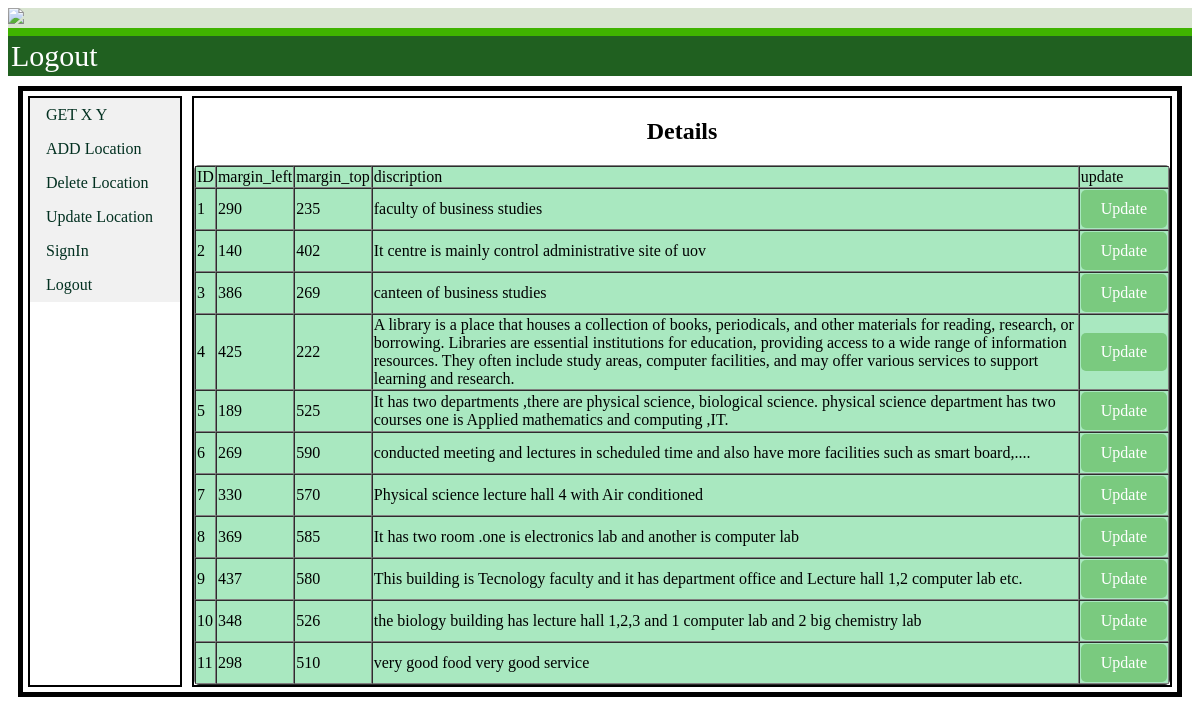
Before: /dashboard.php?content=showtableupdate.php with the older database file.
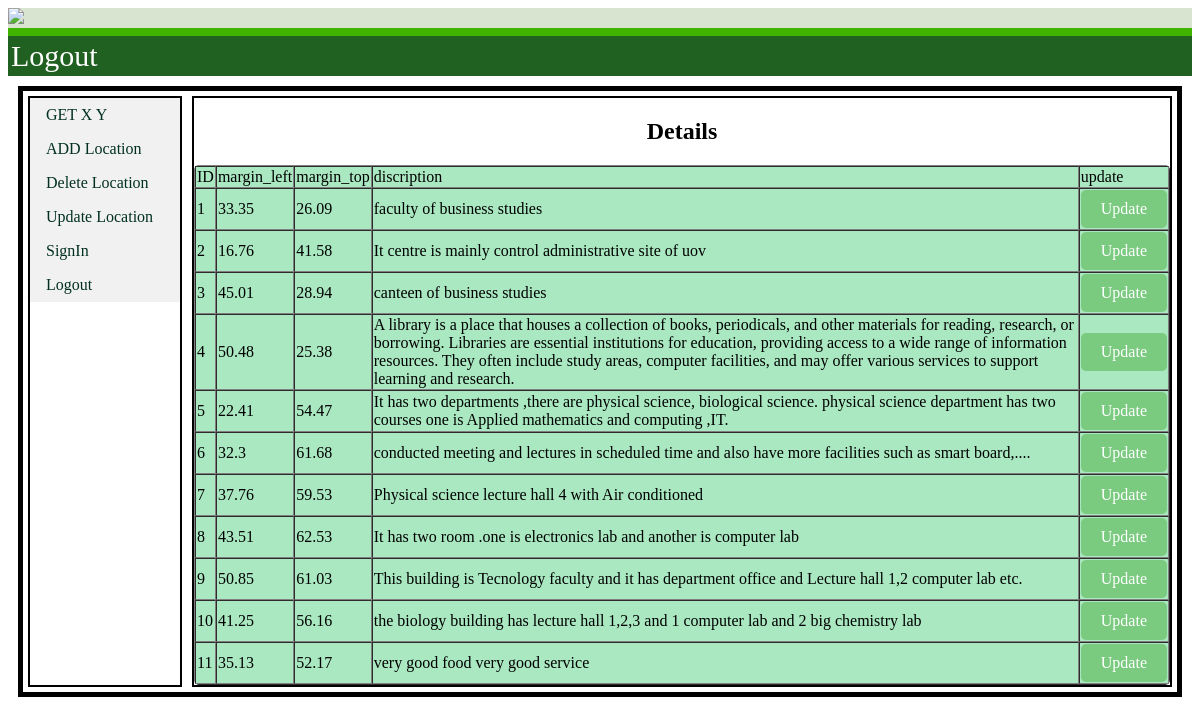
After: the same page with the newer database file.
### tables this page shows
CREATE TABLE `addimage` (
  `id` int(11) NOT NULL,
  `heading` varchar(100) DEFAULT NULL,
  `b_img` varchar(100) DEFAULT NULL,
  `mar_l` float DEFAULT NULL,
  `mar_t` float DEFAULT NULL,
  `img_1` varchar(100) DEFAULT NULL,
  `img_2` varchar(100) DEFAULT NULL,
  `img_3` varchar(100) DEFAULT NULL,
  `img_4` varchar(100) DEFAULT NULL,
  `img_5` varchar(100) DEFAULT NULL,
  `description` longtext DEFAULT NULL
);

### connection/function.php (the view, shortened to what this page needs)
<!DOCTYPE html>
<html lang="en">
<head>
	<link rel="stylesheet" href="style/styles.css">
</head>
<body>
<?php
function utable($result)
{
	if($result)
	{
		echo"<table border=1px cellspacing=0px align='center' id='pri' align='center'>";
		echo"<tr>";
		echo "<td>ID  </td>";
		echo "<td>margin_left </td>";
		echo "<td>margin_top</td>";
		echo "<td>discription </td>";
		echo "<td>update</td>";
    	echo "</tr>";
        echo "<tr>";
		while ($row = mysqli_fetch_row($result)) {
			echo "<tr>";
			$id= $row[0];
			$mrl=$row[3];
			$mrt=$row[4];
			$des=$row[10];
			echo "<td>$row[0]</td>";
			echo "<td>$row[3]</td>";
			echo "<td>$row[4]</td>";
			echo "<td>$row[10]</td>";
			$updateLink = "dashboard.php?content=updateplace.php&id=$id&mar_l=$mrl&mar_t=$mrt&desc=$des";
			echo "<td><a href='$updateLink' id='upd'>Update</a></td>";
			echo "</tr>";
		}
	}else{
      }
}
?>
</body>
</html>

### dashboard.php (shortened to what this page needs)
<!DOCTYPE html>
<html lang="en">
<head>
    <link rel="stylesheet" href="style/styles.css">
</head>
<body>
    <?php include "header/header.php"?>
    <?php include "header/navpanel2.php"?>
    <div class="maindiv">
        <div class="menu">
            <ul>
                <li><a href="?content=getXY.php">GET X Y</a></li>
                <li><a href="?content=addplace.php">ADD Location</a></li>
                <li><a href="?content=showtabledelete.php">Delete Location</a></li>
                <li><a href="?content=showtableupdate.php">Update Location</a></li>
                <li><a href="?content=signinpage.php">SignIn</a></li>
                <li><a href="?content=logoutpage.php">Logout</a></li>
            </ul>
        </div>
        <div class="content">
            <?php
                if(isset($_GET['content'])){
                    $contentPage=$_GET['content'];
                    if(file_exists($contentPage)){
                        include($contentPage);
                    }
                }else{
                    echo '<img src="resource/uovmap.jpg" width=100%>';
                }
            ?>
        </div>
    </div>
</body>
</html>

### header/header.php
<div style="background-color:rgba(203, 219, 192, 0.748);">
<img src="https://vau.ac.lk/wp-content/uploads/2021/07/cropped-UoV_Logo.png" width="30%">
</div>
<div style="background-color: rgb(63, 179, 0);height: 8px;">
</div>

### header/navpanel2.php
<div style="background-color: rgb(32, 96, 32);height: 40px;">
<table  style="font-size:30px ;
            color:white;
            font-family: Barlow medium;" cellpadding="1vw">
<tr>
    <td><a href="logoutpage.php">Logout</a></td>
</tr>
</table>
</div>

### showtableupdate.php (shortened to what this page needs)
<!DOCTYPE html>
<html lang="en">
<head>
    <link rel="stylesheet" href="style/styles.css">
</head>
<body>
    <h2>Details</h2>
    <?php
    require_once'connection/sqlconnect.php';
    require_once'connection/function.php';
    $query="SELECT * FROM Addimage";
    $result=mysqli_query($connection,$query);
    utable($result);
    ?>
</body>
</html>

### style/styles.css (style rules this page uses)
a { color:white; text-decoration: none; }
#upd { display: inline-block; padding: 10px 20px; background-color: rgb(122, 202, 127); color: #fff; text-decoration: none; border-radius: 5px; }
#pri { display: inline-flexbox; border-radius: 5px; background-color: rgb(169, 232, 192); }

### dashboard.php (style rules this page uses)
.maindiv { display: flex; flex-direction:row; border:5px solid; margin: 10px; }
.menu { height:auto; width: 150px; border:2px solid; margin: 5px; }
.content { flex:1; height:80%; width: 90%; border:2px solid; margin: 5px; }
ul { list-style-type:none; margin:0; padding:0; width:; background-color:#f1f1f1; }
li a { display:block; color:#023020; padding:8px 16px; text-decoration:none; }

### showtableupdate.php (style rules this page uses)
h2 { text-align: center; }
#upd { display: inline-block; padding: 10px 20px; background-color: rgb(122, 202, 127); color: #fff; text-decoration: none; border-radius: 5px; }

Changed rows visible on the page:
changed addimage "faculty of business studies": mar_l "290" → "33.35"; mar_t "235" → "26.09"
changed addimage "It centre is mainly control administrative site of uov": mar_l "140" → "16.76"; mar_t "402" → "41.58"
changed addimage "canteen of business studies": mar_l "386" → "45.01"; mar_t "269" → "28.94"
changed addimage id 4: mar_l "425" → "50.48"; mar_t "222" → "25.38"
changed addimage id 5: mar_l "189" → "22.41"; mar_t "525" → "54.47"
changed addimage id 6: mar_l "269" → "32.3"; mar_t "590" → "61.68"
changed addimage "Physical science lecture hall 4 with Air conditioned": mar_l "330" → "37.76"; mar_t "570" → "59.53"
changed addimage "It has two room .one is electronics lab and another is computer lab": mar_l "369" → "43.51"; mar_t "585" → "62.53"
changed addimage id 9: mar_l "437" → "50.85"; mar_t "580" → "61.03"
changed addimage id 10: mar_l "348" → "41.25"; mar_t "526" → "56.16"
changed addimage "very good food very good service": mar_l "298" → "35.13"; mar_t "510" → "52.17"
